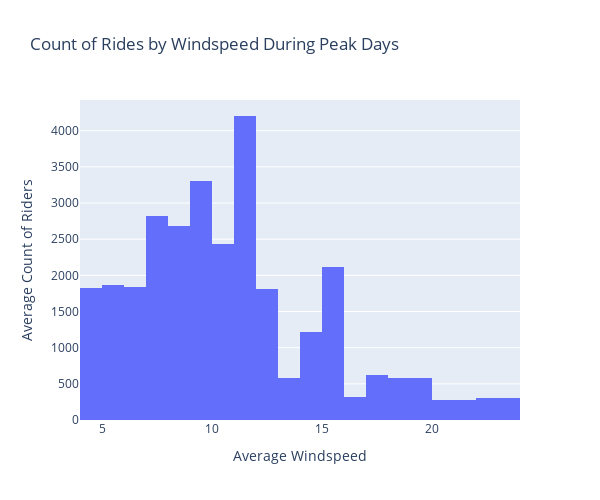

The code cell stored with this chart in its notebook:
### Code cell
peak = workingdensity[workingdensity['timebin'] == 'Peak Day']

peakgram = px.histogram(peak,'not_norm_windspeeds','cnt',title='Count of Rides by Windspeed During Peak Days',nbins=24,height=500,width=600)
peakgram.update_layout(xaxis_title='Average Windspeed',yaxis_title='Average Count of Riders',font=dict(size=12))

### Figure 1 — Plotly figure (JSON) as saved in the notebook; plotly's stock layout.template omitted (floating-point values rounded to 4 significant figures)
{"data": [{"bingroup": "x", "histfunc": "sum", "hovertemplate": "not_norm_windspeeds=%{x}<br>sum of cnt=%{y}<extra></extra>", "legendgroup": "", "marker": {"color": "#636efa", "pattern": {"shape": ""}}, "name": "", "nbinsx": 24, "orientation": "v", "showlegend": false, "type": "histogram", "x": [7.877, 7.792, 6.709, 18.33, 4.417, 10.04, 21.04, 15.87, 8.208, 15.37, 9.167, 11.58, 9.417, 9.0, 13.08, 19.08, 14.04, 5.167, 10.54, 11.75, 13.92, 23.0, 17.0, 11.83, 9.917, 20.13, 23.29, 18.21, 11.5, 8.458, 12.13, 10.17, 9.834, 5.417, 11.0, 7.667, 11.08, 9.292, 14.17, 11.04, 19.08, 10.25, 10.29, 11.08, 9.459, 8.667, 14.46, 8.667, 7.833, 7.417, 10.46, 9.126, 11.33, 11.37, 9.5, 15.5, 8.709, 4.876, 4.709, 5.668, 4.834, 8.625, 12.79, 7.542, 5.167, 11.29, 15.83, 12.58, 11.5, 17.33, 6.168, 8.834, 5.542, 6.959, 10.17, 14.42, 7.917, 10.33, 9.541, 15.83, 16.37, 9.001, 11.0, 6.084, 4.459, 7.876, 7.125, 12.58, 12.17, 15.75, 12.21, 6.792, 15.87, 5.459, 6.335, 4.876, 8.333, 8.875, 11.67], "xaxis": "x", "y": [286.3, 348.4, 282.2, 278.8, 273.5, 303.8, 273.8, 292.9, 309.3, 307.7, 318.3, 282.1, 280.6, 285.6, 305.8, 291.6, 291.7, 294.0, 312.2, 322.3, 277.7, 309.2, 306.8, 319.4, 284.4, 282.5, 310.1, 305.6, 286.6, 277.5, 273.7, 302.7, 310.2, 312.5, 284.6, 282.8, 274.6, 290.2, 316.3, 340.5, 285.9, 287.7, 296.0, 300.7, 315.8, 302.5, 299.0, 292.2, 303.0, 313.9, 303.6, 286.8, 282.7, 306.1, 316.9, 297.8, 272.1, 291.9, 307.3, 323.5, 315.9, 288.2, 293.3, 320.7, 321.4, 306.2, 286.0, 296.3, 312.7, 313.5, 323.6, 327.9, 325.2, 333.7, 286.2, 316.3, 321.7, 340.3, 309.8, 314.1, 322.2, 308.0, 309.0, 282.4, 315.5, 305.3, 339.8, 320.5, 315.4, 303.4, 313.9, 310.9, 312.9, 294.1, 311.1, 320.5, 306.6, 310.2, 275.2], "yaxis": "y"}], "layout": {"barmode": "relative", "font": {"size": 12}, "height": 500, "legend": {"tracegroupgap": 0}, "title": {"text": "Count of Rides by Windspeed During Peak Days"}, "width": 600, "xaxis": {"anchor": "y", "domain": [0, 1], "title": {"text": "Average Windspeed"}}, "yaxis": {"anchor": "x", "domain": [0, 1], "title": {"text": "Average Count of Riders"}}}}
